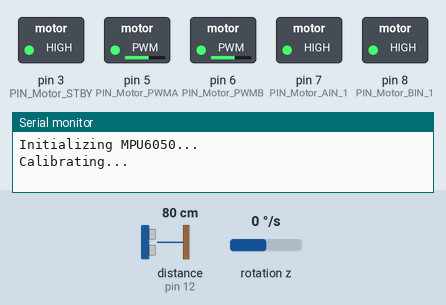
Recording of a sketch running on a simulated Arduino Uno, built with avr-gcc and run on an emulated ATmega328P. Parts: switched loads named in the sketch (green lamp = pin HIGH), the last lines printed to the serial monitor. Wiring (inferred from the names in the program): ultrasonic range finder: trigger pin 13; echo pin 12. The inputs (shaded band) are chosen by the test bench; at power-on: distance to the obstacle (sensor on pin 12) 80 cm, rotation z 0 °/s. The echo pulse lasts 58.3 µs per cm; pins used as bus, display or sensor lines are not drawn.

Above: at 3.2 s.
3.3 s: distance to the obstacle (sensor on pin 12) set to 22 cm
4.8 s: distance to the obstacle (sensor on pin 12) set to 18 cm
At 5.2 s:
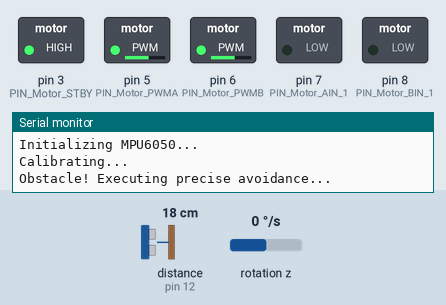
At 6.1 s:
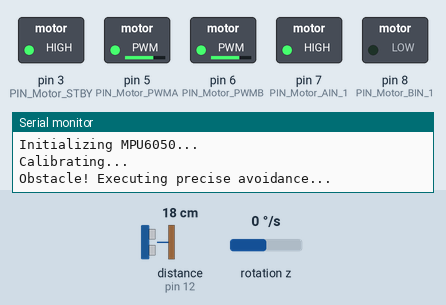
7.1 s: rotation z set to -27 °/s
10.1 s: rotation z set to -33 °/s
12.2 s: distance to the obstacle (sensor on pin 12) set to 35 cm
At 15.1 s:
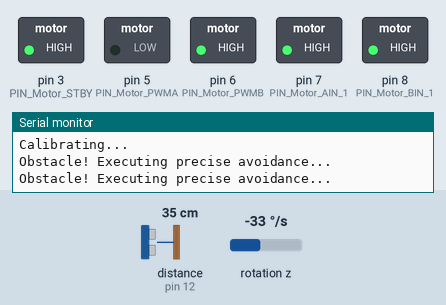
15.2 s: rotation z set to 100 °/s
At 16.9 s:
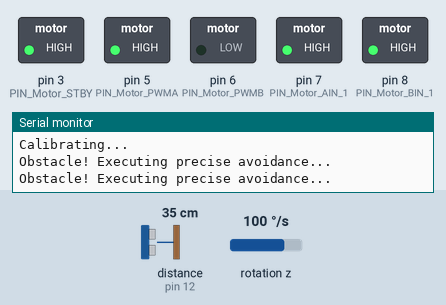
Timing chart, 0 to 49.6 s (numbered marks = the images above; inputs shaded):
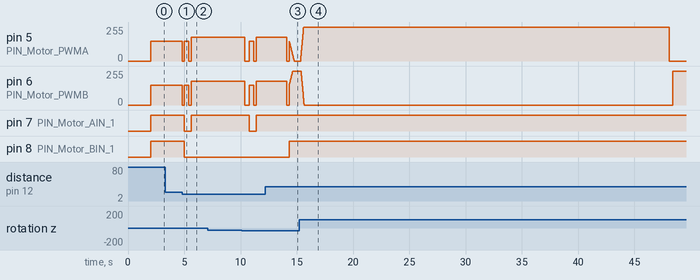

Measured:
- the behaviour switches between 21 and 20 cm on distance to the obstacle (sensor on pin 12) (found by bisection; images 0 and 1)
- after the input at 3.3 s, every drawn part: stays the same
- after the input at 4.8 s, pin 5 (PIN_Motor_PWMA), pin 6 (PIN_Motor_PWMB): 150/255 → 0/255 at once, → 150/255 0.20 s later, → 0/255 0.40 s later, → 180/255 0.20 s later; pin 7 (PIN_Motor_AIN_1): HIGH → LOW after 0.20 s, → HIGH 0.60 s later; pin 8 (PIN_Motor_BIN_1): HIGH → LOW after 0.20 s
- after the input at 7.1 s, every drawn part: stays the same
- after the input at 12.2 s, pin 7 (PIN_Motor_AIN_1): stays HIGH (without the input it goes to LOW after 2.3 s); pin 8 (PIN_Motor_BIN_1): LOW → HIGH after 2.1 s
- after the input at 15.2 s, pin 5 (PIN_Motor_PWMA): rises from 0/255 to 255/255 in 0.26 s, then falls to 0/255 in 32.5 s

The sketch:

obstacle_move.ino
```cpp
/*
 * 2026-2-12
 * Advanced Smart Car:
 * 1. PID Straight Line (MPU6050)
 * 2. Precise Turn by Angle (MPU6050)
 * 3. Ultrasonic Obstacle Avoidance
 */

#include <Wire.h>
#include <MPU6050.h>

// --- Hardware Pin Definitions (Unchanged) ---
#define PIN_Motor_PWMA 5
#define PIN_Motor_PWMB 6
#define PIN_Motor_AIN_1 7
#define PIN_Motor_BIN_1 8
#define PIN_Motor_STBY 3
#define TRIG_PIN 13
#define ECHO_PIN 12

// --- Parameters ---
MPU6050 accelgyro;
float yaw = 0;
float yaw_target = 0;
unsigned long lastTime = 0;

// PID Parameters
const uint8_t Kp = 10;
const uint8_t BaseSpeed = 150;
const uint8_t TurnSpeed = 180;   // Higher speed recommended for turning to overcome static friction
const uint8_t UpperLimit = 255;

// Obstacle Avoidance Parameter
const int ObstacleDetection = 20; // Distance in cm

void setup() {
  Serial.begin(9600);
  Wire.begin();

  // Initialize Motors
  pinMode(PIN_Motor_PWMA, OUTPUT); pinMode(PIN_Motor_PWMB, OUTPUT);
  pinMode(PIN_Motor_AIN_1, OUTPUT); pinMode(PIN_Motor_BIN_1, OUTPUT);
  pinMode(PIN_Motor_STBY, OUTPUT);
  digitalWrite(PIN_Motor_STBY, HIGH); // Enable the driver

  // Initialize Ultrasonic Sensor
  pinMode(TRIG_PIN, OUTPUT); pinMode(ECHO_PIN, INPUT);

  // Initialize MPU6050
  Serial.println("Initializing MPU6050...");
  accelgyro.initialize();

  // Simple Calibration: Keep still for 2 seconds after power-up to remove zero drift
  Serial.println("Calibrating...");
  delay(2000);
  lastTime = millis();
}

// --- Core Functions ---

// 1. Read Ultrasonic Distance
unsigned int getDistance() {
  digitalWrite(TRIG_PIN, LOW); delayMicroseconds(2);
  digitalWrite(TRIG_PIN, HIGH); delayMicroseconds(10);
  digitalWrite(TRIG_PIN, LOW);
  return (unsigned int)pulseIn(ECHO_PIN, HIGH) / 58;
}

// 2. Update Current Yaw Angle (Core Algorithm)
void updateYaw() {
  unsigned long now = millis();
  float dt = (now - lastTime) / 1000.0;
  lastTime = now;

  int16_t gz = accelgyro.getRotationZ();
  // MPU6050 sensitivity is default +/- 250 deg/s -> 131.0 LSB/deg/s
  float gyroz = gz / 131.0;

  // Simple deadzone filter to remove tiny drift when stationary
  if (abs(gyroz) > 1.0) {
     yaw += gyroz * dt;
  }
}

// 3. Straight Line PID Control
void moveStraightPID() {
  updateYaw();
  int error = yaw - yaw_target;

  int speed_R = BaseSpeed + (error * Kp);
  int speed_L = BaseSpeed - (error * Kp);

  speed_R = constrain(speed_R, 0, UpperLimit);
  speed_L = constrain(speed_L, 0, UpperLimit);

  // Move Forward
  digitalWrite(PIN_Motor_AIN_1, HIGH);
  analogWrite(PIN_Motor_PWMA, speed_R);
  digitalWrite(PIN_Motor_BIN_1, HIGH);
  analogWrite(PIN_Motor_PWMB, speed_L);
}

// 4. Stop Car
void stopCar() {
  analogWrite(PIN_Motor_PWMA, 0);
  analogWrite(PIN_Motor_PWMB, 0);
}

// 5. Precise Rotation by Angle (Closed-loop Control)
// targetAngle: Positive for Right turn, Negative for Left turn (e.g., 90 or -90)
void rotateRelative(float targetAngle) {
  // Record starting angle
  updateYaw();
  float initialYaw = yaw;

  // Start Motor Rotation
  if (targetAngle > 0) {
    // Turn Right: Left Forward, Right Backward (Differential Spin)
    // Assuming: AIN1=HIGH is Forward, AIN1=LOW is Backward based on wiring
    digitalWrite(PIN_Motor_AIN_1, HIGH); // Left Forward
    analogWrite(PIN_Motor_PWMA, TurnSpeed);
    digitalWrite(PIN_Motor_BIN_1, LOW);  // Right Backward
    analogWrite(PIN_Motor_PWMB, TurnSpeed);
  } else {
    // Turn Left: Left Backward, Right Forward
    digitalWrite(PIN_Motor_AIN_1, LOW);  // Left Backward
    analogWrite(PIN_Motor_PWMA, TurnSpeed);
    digitalWrite(PIN_Motor_BIN_1, HIGH); // Right Forward
    analogWrite(PIN_Motor_PWMB, TurnSpeed);
  }

  // Loop until the turned angle reaches the target
  // Use abs() to handle both positive and negative directions
  float angleTurned = 0;
  while (abs(angleTurned) < abs(targetAngle)) {
    updateYaw(); // Must strictly update yaw inside the loop
    angleTurned = yaw - initialYaw;

    // Debug output to monitor real-time angle
    // Serial.print("Target: "); Serial.print(targetAngle);
    // Serial.print(" Current: "); Serial.println(angleTurned);
  }

  // Target reached, stop immediately
  stopCar();
  delay(200); // Wait for inertia to settle

  // Update straight-line target so PID doesn't force the car back
  updateYaw();
  yaw_target = yaw;
}

// --- Obstacle Avoidance Logic ---
void executeAvoidance() {
  Serial.println("Obstacle! Executing precise avoidance...");

  stopCar();
  delay(200);

  // 1. Move Backwards (Time-based, as backward distance is hard to quantify with gyro)
  digitalWrite(PIN_Motor_AIN_1, LOW);
  analogWrite(PIN_Motor_PWMA, BaseSpeed);
  digitalWrite(PIN_Motor_BIN_1, LOW);
  analogWrite(PIN_Motor_PWMB, BaseSpeed);
  delay(400);

  stopCar();
  delay(200);

  // 2. Precise Right Turn 90 Degrees
  rotateRelative(90.0);

  // Note: yaw_target was already updated at the end of rotateRelative
  // So when returning to loop, the car will drive straight in the new 90-degree direction
}

void loop() {
  unsigned int distance = getDistance();

  if (distance > 0 && distance < ObstacleDetection) {
    executeAvoidance();
  } else {
    moveStraightPID();
  }

  delay(10);
}
```
